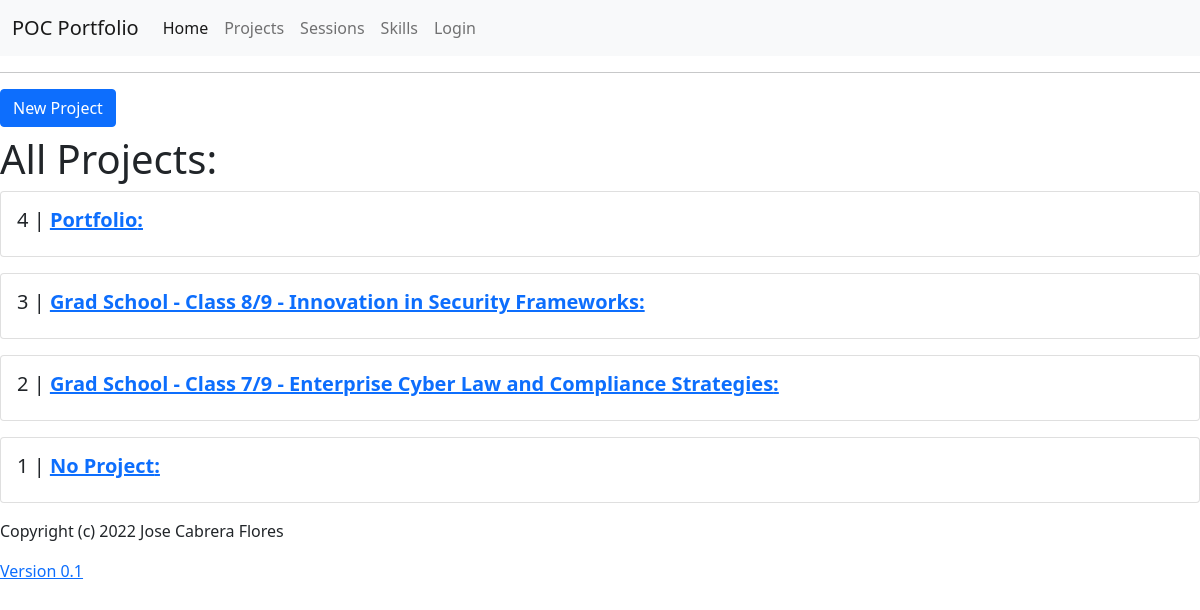
The page /project/all on the database its author committed.
### app/models.py (models this page shows, shortened)
class Project(db.Model):
    id = db.Column(db.Integer, primary_key=True)
    name = db.Column(db.String(120), index=True, nullable=False)
    sessions = db.relationship("Session", backref="project", lazy="dynamic")
    def get_graphJSON(self):
        skills = []
        times = []
        for se in self.sessions.all():
            for sk in se.skills.all():
                skills.append(sk.name)
                times.append(se.duration)
        df = pd.DataFrame(
            {
                "Skills": skills,
                "Time (min)": times,
            }
        )
        fig = px.bar(df, x="Skills", y="Time (min)", barmode="group")
        graphJSON = json.dumps(fig, cls=plotly.utils.PlotlyJSONEncoder)
        return graphJSON

### app/routes.py (the view)
@app.route("/project/all")
def project_all():
    projects = reversed(Project.query.all())
    return render_template(
        "project_all.html",
        title="All Project",
        short_project=True,
        projects=projects,
    )

### app/templates/project_all.html
{% extends "base.html" %}
{% block content %}
<a class="btn btn-primary btn-md mb-2" href="{{ url_for('project') }}" role="button">New Project</a>
<h1>All Projects:</h1>
  {% for project in projects %}
    {% if short_project %}
      {% include 'includes/project_short.html' %}
    {% else %}
      {% include 'includes/project.html' %}
    {% endif %}
  {% endfor %}
{% endblock %}

### app/templates/includes/project_short.html (shortened to what this page needs)
<div class="card mb-3">
  <div class="card-body">
    <h5 class="card-title">
      {{project.id}} | <a href="{{ url_for('project_one', id=project.id) }}"><b>{{ project.name }}: </b></a>
    </h5>
  </div>
</div>

### rows shown on the page
Project: id "4", name "Portfolio"
Project: id "3", name "Grad School - Class 8/9 - Innovation in Security Frameworks"
Project: id "2", name "Grad School - Class 7/9 - Enterprise Cyber Law and Compliance Strategies"
Project: id "1", name "No Project"
